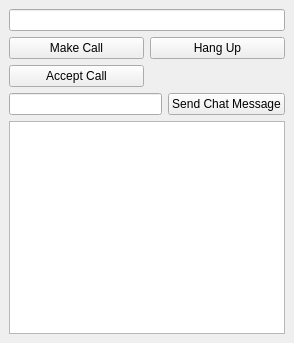
<ui version="4.0" >
 <author></author>
 <comment></comment>
 <exportmacro></exportmacro>
 <class>MainWindow</class>
 <widget class="QWidget" name="MainWindow" >
  <property name="geometry" >
   <rect>
    <x>0</x>
    <y>0</y>
    <width>294</width>
    <height>343</height>
   </rect>
  </property>
  <property name="windowTitle" >
   <string>MainWindow</string>
  </property>
  <layout class="QGridLayout" >
   <property name="margin" >
    <number>9</number>
   </property>
   <property name="spacing" >
    <number>6</number>
   </property>
   <item row="3" column="0" colspan="2" >
    <layout class="QHBoxLayout" >
     <property name="margin" >
      <number>0</number>
     </property>
     <property name="spacing" >
      <number>6</number>
     </property>
     <item>
      <widget class="QLineEdit" name="chatMessage" />
     </item>
     <item>
      <widget class="QPushButton" name="sendChatMessageButton" >
       <property name="text" >
        <string>Send Chat Message</string>
       </property>
      </widget>
     </item>
    </layout>
   </item>
   <item row="1" column="1" >
    <widget class="QPushButton" name="hangUpButton" >
     <property name="text" >
      <string>Hang Up</string>
     </property>
    </widget>
   </item>
   <item row="4" column="0" colspan="2" >
    <widget class="QListWidget" name="listWidget" />
   </item>
   <item row="1" column="0" >
    <widget class="QPushButton" name="makeCallButton" >
     <property name="text" >
      <string>Make Call</string>
     </property>
    </widget>
   </item>
   <item row="2" column="0" >
    <widget class="QPushButton" name="acceptCallButton" >
     <property name="text" >
      <string>Accept Call</string>
     </property>
    </widget>
   </item>
   <item row="0" column="0" colspan="2" >
    <widget class="QLineEdit" name="phoneNumber" />
   </item>
  </layout>
 </widget>
 <pixmapfunction></pixmapfunction>
 <resources/>
 <connections/>
</ui>
